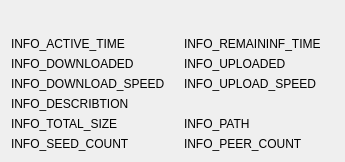
               <widget class="QWidget" name="tab">
                <property name="mouseTracking">
                 <bool>true</bool>
                </property>
                <attribute name="title">
                 <string>TAB_INFO</string>
                </attribute>
                <layout class="QGridLayout" name="gridLayout_4">
                 <item row="7" column="3">
                  <widget class="QLabel" name="label_11">
                   <property name="text">
                    <string>INFO_PEER_COUNT</string>
                   </property>
                  </widget>
                 </item>
                 <item row="6" column="4">
                  <widget class="QLabel" name="pathLabel">
                   <property name="text">
                    <string/>
                   </property>
                  </widget>
                 </item>
                 <item row="2" column="3">
                  <widget class="QLabel" name="label_8">
                   <property name="text">
                    <string>INFO_UPLOADED</string>
                   </property>
                  </widget>
                 </item>
                 <item row="0" column="0" colspan="5">
                  <widget class="QWidget" name="widget" native="true">
                   <property name="minimumSize">
                    <size>
                     <width>0</width>
                     <height>20</height>
                    </size>
                   </property>
                   <property name="styleSheet">
                    <string notr="true"/>
                   </property>
                  </widget>
                 </item>
                 <item row="7" column="0">
                  <widget class="QLabel" name="label_10">
                   <property name="text">
                    <string>INFO_SEED_COUNT</string>
                   </property>
                  </widget>
                 </item>
                 <item row="3" column="4">
                  <widget class="QLabel" name="uploadSpeedLabel">
                   <property name="text">
                    <string/>
                   </property>
                  </widget>
                 </item>
                 <item row="2" column="4">
                  <widget class="QLabel" name="uploadedBytesLabel">
                   <property name="text">
                    <string/>
                   </property>
                  </widget>
                 </item>
                 <item row="4" column="0">
                  <widget class="QLabel" name="label_6">
                   <property name="text">
                    <string>INFO_DESCRIBTION</string>
                   </property>
                  </widget>
                 </item>
                 <item row="7" column="1" colspan="2">
                  <widget class="QLabel" name="seedCoutLabel">
                   <property name="text">
                    <string/>
                   </property>
                  </widget>
                 </item>
                 <item row="1" column="1" colspan="2">
                  <widget class="QLabel" name="activetimeLabel">
                   <property name="text">
                    <string/>
                   </property>
                  </widget>
                 </item>
                 <item row="6" column="3">
                  <widget class="QLabel" name="label_4">
                   <property name="text">
                    <string>INFO_PATH</string>
                   </property>
                  </widget>
                 </item>
                 <item row="4" column="1" colspan="4">
                  <widget class="QLabel" name="describtionLabel">
                   <property name="maximumSize">
                    <size>
                     <width>16777215</width>
                     <height>16</height>
                    </size>
                   </property>
                   <property name="contextMenuPolicy">
                    <enum>Qt::ActionsContextMenu</enum>
                   </property>
                   <property name="text">
                    <string/>
                   </property>
                   <property name="wordWrap">
                    <bool>true</bool>
                   </property>
                  </widget>
                 </item>
                 <item row="6" column="1" colspan="2">
                  <widget class="QLabel" name="totalSizeLabel">
                   <property name="text">
                    <string/>
                   </property>
                  </widget>
                 </item>
                 <item row="1" column="3">
                  <widget class="QLabel" name="label_7">
                   <property name="text">
                    <string>INFO_REMAININF_TIME</string>
                   </property>
                  </widget>
                 </item>
                 <item row="1" column="4">
                  <widget class="QLabel" name="timeleftLabel">
                   <property name="text">
                    <string/>
                   </property>
                  </widget>
                 </item>
                 <item row="2" column="0">
                  <widget class="QLabel" name="label_2">
                   <property name="text">
                    <string>INFO_DOWNLOADED</string>
                   </property>
                  </widget>
                 </item>
                 <item row="1" column="0">
                  <widget class="QLabel" name="label">
                   <property name="text">
                    <string>INFO_ACTIVE_TIME</string>
                   </property>
                  </widget>
                 </item>
                 <item row="2" column="1" colspan="2">
                  <widget class="QLabel" name="downloadedBytesLabel">
                   <property name="text">
                    <string/>
                   </property>
                  </widget>
                 </item>
                 <item row="3" column="0">
                  <widget class="QLabel" name="label_3">
                   <property name="text">
                    <string>INFO_DOWNLOAD_SPEED</string>
                   </property>
                  </widget>
                 </item>
                 <item row="7" column="4">
                  <widget class="QLabel" name="peerCoutLabel">
                   <property name="text">
                    <string/>
                   </property>
                  </widget>
                 </item>
                 <item row="6" column="0">
                  <widget class="QLabel" name="label_5">
                   <property name="text">
                    <string>INFO_TOTAL_SIZE</string>
                   </property>
                  </widget>
                 </item>
                 <item row="3" column="1" colspan="2">
                  <widget class="QLabel" name="downloadSpeedLabel">
                   <property name="text">
                    <string/>
                   </property>
                  </widget>
                 </item>
                 <item row="3" column="3">
                  <widget class="QLabel" name="label_9">
                   <property name="text">
                    <string>INFO_UPLOAD_SPEED</string>
                   </property>
                  </widget>
                 </item>
                </layout>
               </widget>
